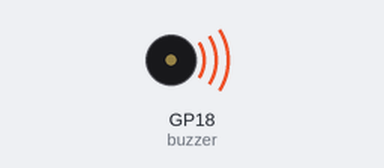
Bench run of a program on a simulated Raspberry Pi Pico running MicroPython. On the bench: buzzer (waves = sounding). At 3.5 s the program stops and its outputs stay as they are.

Above: at 0.2 s.
Timing chart, 0 to 3.0 s (numbered marks = the images above):
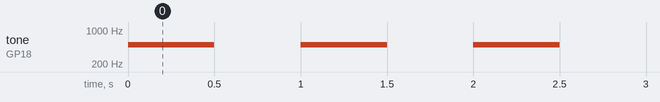

Measured:
- by itself, tone on GP18 (buzzer): alternates 500 Hz for 0.50 s and silent for 0.50 s, 8 changes in all, then stays silent

The program:

buzzer_alarm.py
```python
from machine import Pin, PWM
from utime import sleep

buzzer = PWM(Pin(18))
buzzer.freq(500)
buzzer.duty_u16(12000) # volume between 10 to 12000
sleep(0.5)
buzzer.duty_u16(0)
sleep(0.5)

buzzer.duty_u16(12000) # volume between 10 to 12000
sleep(0.5)
buzzer.duty_u16(0)
sleep(0.5)

buzzer.duty_u16(12000) # volume between 10 to 12000
sleep(0.5)
buzzer.duty_u16(0)
sleep(0.5)

buzzer.duty_u16(12000) # volume between 10 to 12000
sleep(0.5)
buzzer.duty_u16(0)
```
